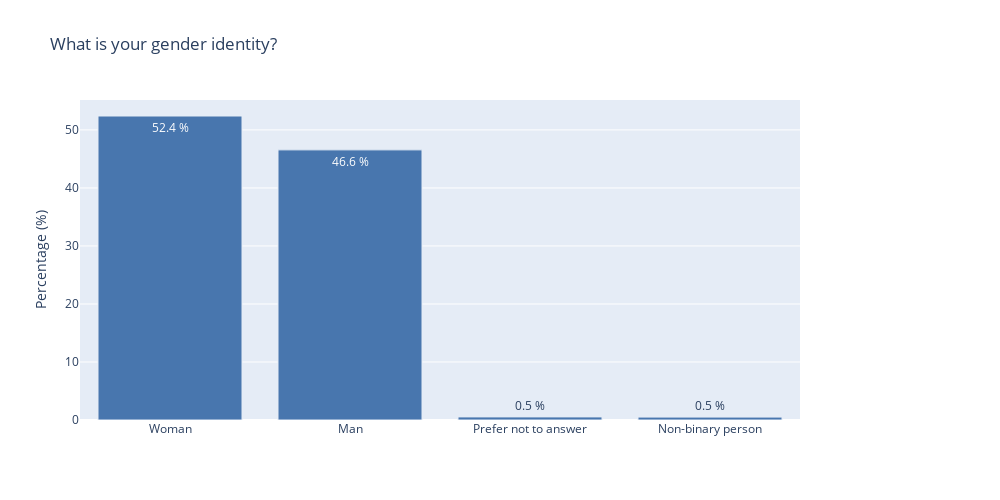
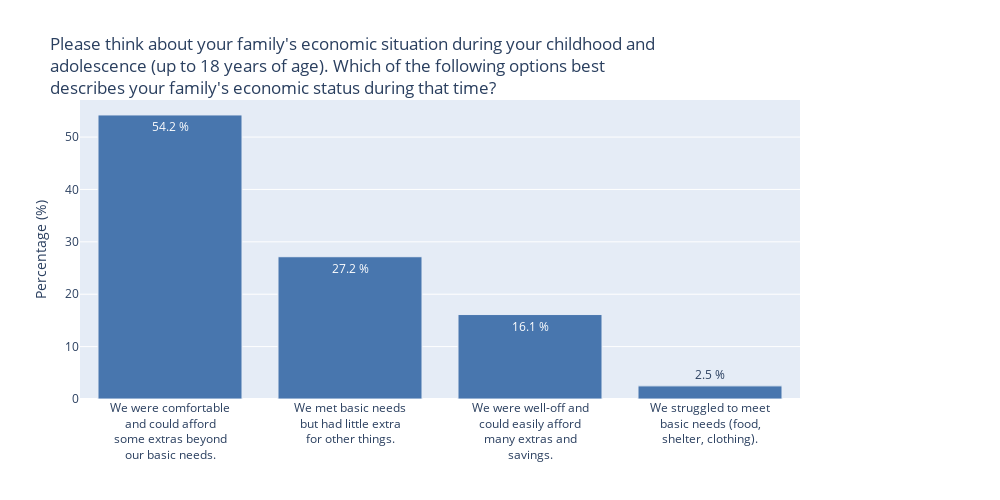
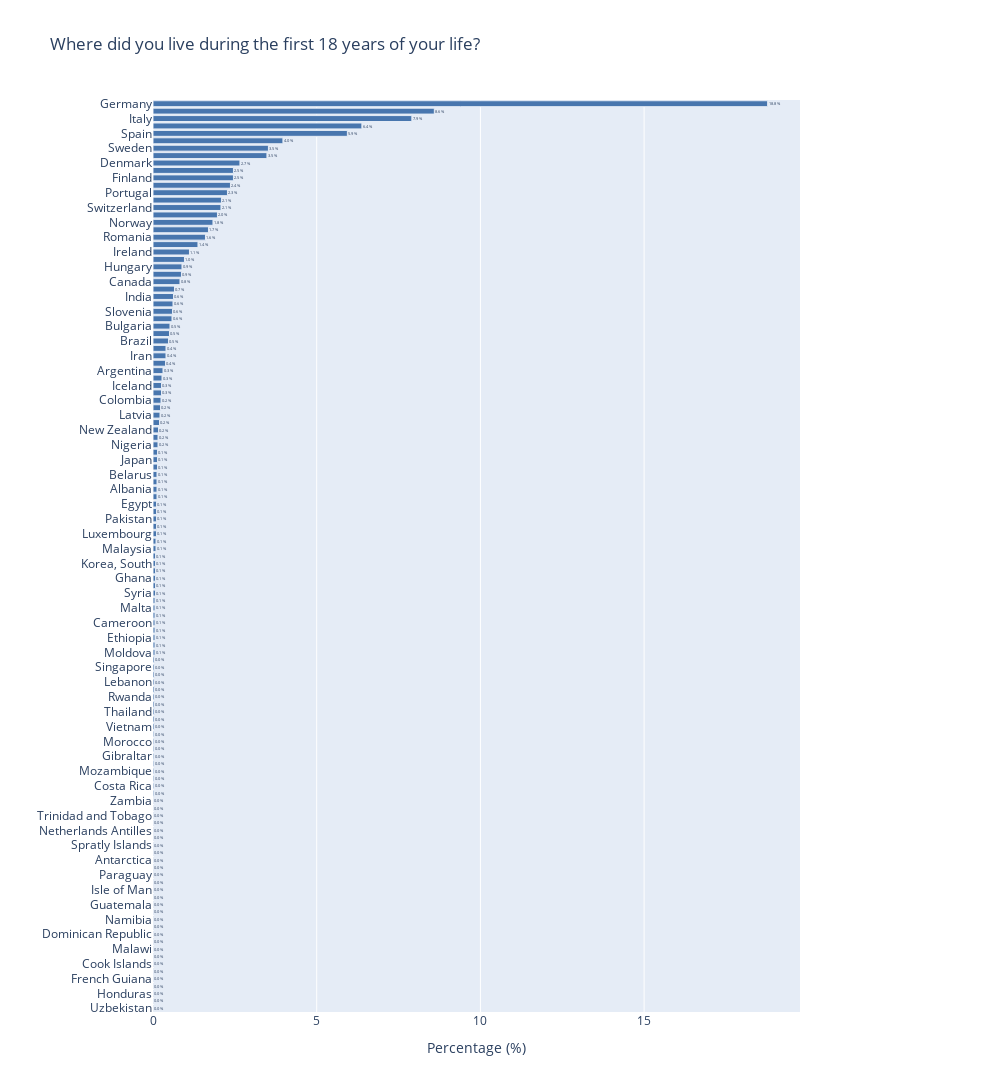

Notebook cell for these charts, in order:
### Code cell
single_choice_question_ids = ["DE2", "DE4", "DE5", "DE6", "DE8", "DE12", "DE17", "DE18", "DE19", "DE20", "DE21", "PL3", "PL5", "PL8", "PL10", "CS2"]
figs = []
for qid in single_choice_question_ids:
    q = SingleChoiceQuestion(qid, df, df_raw)
    fig = q.distribution(display=False)
    figs.append(fig)

for fig in figs:
    if fig is not None:
        fig.show()

### Figure 1 — Plotly figure (JSON) as saved in the notebook; plotly's stock layout.template omitted (floating-point values rounded to 4 significant figures)
{"data": [{"customdata": [3448, 3064, 35, 33], "hovertemplate": "Total responses: %{customdata}<extra></extra>", "legendgroup": "", "marker": {"color": "#4876AE", "line": {"width": 1}, "pattern": {"shape": ""}}, "name": "", "orientation": "v", "showlegend": false, "text": ["52.4 %", "46.6 %", "0.5 %", "0.5 %"], "textposition": "auto", "type": "bar", "x": ["Woman", "Man", "Prefer not to answer", "Non-binary person"], "xaxis": "x", "y": [52.4, 46.57, 0.5319, 0.5015], "yaxis": "y"}], "layout": {"barmode": "relative", "height": 500, "legend": {"tracegroupgap": 0}, "margin": {"r": 200}, "title": {"text": "What is your gender identity?"}, "width": 1000, "xaxis": {"anchor": "y", "categoryarray": ["Woman", "Man", "Prefer not to answer", "Non-binary person"], "categoryorder": "array", "domain": [0, 1], "title": {"text": ""}}, "yaxis": {"anchor": "x", "domain": [0, 1], "title": {"text": "Percentage (%)"}}}}

### Figure 2 — Plotly figure (JSON) as saved in the notebook; plotly's stock layout.template omitted (floating-point values rounded to 4 significant figures)
{"data": [{"customdata": [3548, 1777, 1055, 164], "hovertemplate": "Total responses: %{customdata}<extra></extra>", "legendgroup": "", "marker": {"color": "#4876AE", "line": {"width": 1}, "pattern": {"shape": ""}}, "name": "", "orientation": "v", "showlegend": false, "text": ["54.2 %", "27.2 %", "16.1 %", "2.5 %"], "textposition": "auto", "type": "bar", "x": ["We were comfortable<br>and could afford<br>some extras beyond<br>our basic needs.", "We met basic needs<br>but had little extra<br>for other things.", "We were well-off and<br>could easily afford<br>many extras and<br>savings.", "We struggled to meet<br>basic needs (food,<br>shelter, clothing)."], "xaxis": "x", "y": [54.22, 27.15, 16.12, 2.506], "yaxis": "y"}], "layout": {"barmode": "relative", "height": 500, "legend": {"tracegroupgap": 0}, "margin": {"r": 200}, "title": {"text": "Please think about your family's economic situation during your childhood and<br>adolescence (up to 18 years of age). Which of the following options best<br>describes your family's economic status during that time?"}, "width": 1000, "xaxis": {"anchor": "y", "categoryarray": ["We were comfortable<br>and could afford<br>some extras beyond<br>our basic needs.", "We met basic needs<br>but had little extra<br>for other things.", "We were well-off and<br>could easily afford<br>many extras and<br>savings.", "We struggled to meet<br>basic needs (food,<br>shelter, clothing)."], "categoryorder": "array", "domain": [0, 1], "title": {"text": ""}}, "yaxis": {"anchor": "x", "domain": [0, 1], "title": {"text": "Percentage (%)"}}}}

### Figure 3 — Plotly figure (JSON) as saved in the notebook; plotly's stock layout.template omitted (floating-point values rounded to 4 significant figures)
{"data": [{"customdata": [1230, 563, 518, 418, 389, 260, 231, 228, 174, 161, 161, 155, 149, 137, 136, 129, 120, 111, 105, 90, 73, 63, 58, 57, 54, 43, 41, 40, 39, 38, 34, 33, 31, 26, 26, 25, 20, 18, 17, 17, 16, 15, 14, 13, 11, 10, 10, 9, 9, 9, 8, 8, 8, 8, 7, 7, 7, 7, 7, 6, 6, 5, 5, 5, 5, 5, 5, 4, 4, 4, 4, 4, 4, 4, 4, 3, 3, 3, 3, 3, 3, 3, 3, 3, 3, 2, 2, 2, 2, 2, 2, 2, 2, 2, 1, 1, 1, 1, 1, 1, 1, 1, 1, 1, 1, 1, 1, 1, 1, 1, 1, 1, 1, 1, 1, 1, 1, 1, 1, 1, 1, 1, 1], "hovertemplate": "Total responses: %{customdata}<extra></extra>", "legendgroup": "", "marker": {"color": "#4876AE", "line": {"width": 1}, "pattern": {"shape": ""}}, "name": "", "orientation": "h", "showlegend": false, "text": ["18.8 %", "8.6 %", "7.9 %", "6.4 %", "5.9 %", "4.0 %", "3.5 %", "3.5 %", "2.7 %", "2.5 %", "2.5 %", "2.4 %", "2.3 %", "2.1 %", "2.1 %", "2.0 %", "1.8 %", "1.7 %", "1.6 %", "1.4 %", "1.1 %", "1.0 %", "0.9 %", "0.9 %", "0.8 %", "0.7 %", "0.6 %", "0.6 %", "0.6 %", "0.6 %", "0.5 %", "0.5 %", "0.5 %", "0.4 %", "0.4 %", "0.4 %", "0.3 %", "0.3 %", "0.3 %", "0.3 %", "0.2 %", "0.2 %", "0.2 %", "0.2 %", "0.2 %", "0.2 %", "0.2 %", "0.1 %", "0.1 %", "0.1 %", "0.1 %", "0.1 %", "0.1 %", "0.1 %", "0.1 %", "0.1 %", "0.1 %", "0.1 %", "0.1 %", "0.1 %", "0.1 %", "0.1 %", "0.1 %", "0.1 %", "0.1 %", "0.1 %", "0.1 %", "0.1 %", "0.1 %", "0.1 %", "0.1 %", "0.1 %", "0.1 %", "0.1 %", "0.1 %", "0.0 %", "0.0 %", "0.0 %", "0.0 %", "0.0 %", "0.0 %", "0.0 %", "0.0 %", "0.0 %", "0.0 %", "0.0 %", "0.0 %", "0.0 %", "0.0 %", "0.0 %", "0.0 %", "0.0 %", "0.0 %", "0.0 %", "0.0 %", "0.0 %", "0.0 %", "0.0 %", "0.0 %", "0.0 %", "0.0 %", "0.0 %", "0.0 %", "0.0 %", "0.0 %", "0.0 %", "0.0 %", "0.0 %", "0.0 %", "0.0 %", "0.0 %", "0.0 %", "0.0 %", "0.0 %", "0.0 %", "0.0 %", "0.0 %", "0.0 %", "0.0 %", "0.0 %", "0.0 %", "0.0 %", "0.0 %"], "textposition": "auto", "type": "bar", "x": [18.77, 8.593, 7.906, 6.38, 5.937, 3.968, 3.526, 3.48, 2.656, 2.457, 2.457, 2.366, 2.274, 2.091, 2.076, 1.969, 1.832, 1.694, 1.603, 1.374, 1.114, 0.9615, 0.8852, 0.87, 0.8242, 0.6563, 0.6258, 0.6105, 0.5952, 0.58, 0.5189, 0.5037, 0.4731, 0.3968, 0.3968, 0.3816, 0.3053, 0.2747, 0.2595, 0.2595, 0.2442, 0.2289, 0.2137, 0.1984, 0.1679, 0.1526, 0.1526, 0.1374, 0.1374, 0.1374, 0.1221, 0.1221, 0.1221, 0.1221, 0.1068, 0.1068, 0.1068, 0.1068, 0.1068, 0.09158, 0.09158, 0.07631, 0.07631, 0.07631, 0.07631, 0.07631, 0.07631, 0.06105, 0.06105, 0.06105, 0.06105, 0.06105, 0.06105, 0.06105, 0.06105, 0.04579, 0.04579, 0.04579, 0.04579, 0.04579, 0.04579, 0.04579, 0.04579, 0.04579, 0.04579, 0.03053, 0.03053, 0.03053, 0.03053, 0.03053, 0.03053, 0.03053, 0.03053, 0.03053, 0.01526, 0.01526, 0.01526, 0.01526, 0.01526, 0.01526, 0.01526, 0.01526, 0.01526, 0.01526, 0.01526, 0.01526, 0.01526, 0.01526, 0.01526, 0.01526, 0.01526, 0.01526, 0.01526, 0.01526, 0.01526, 0.01526, 0.01526, 0.01526, 0.01526, 0.01526, 0.01526, 0.01526, 0.01526], "xaxis": "x", "y": ["Germany", "United Kingdom", "Italy", "France", "Spain", "Netherlands", "Sweden", "Poland", "Denmark", "Belgium", "Finland", "United States", "Portugal", "Austria", "Switzerland", "Turkey", "Norway", "Greece", "Romania", "Russia", "Ireland", "Croatia", "Hungary", "Ukraine", "Canada", "Serbia and Montenegro", "India", "Slovakia", "Slovenia", "Australia", "Bulgaria", "China", "Brazil", "Lithuania", "Iran", "Estonia", "Argentina", "Cyprus", "Iceland", "Mexico", "Colombia", "South Africa", "Latvia", "Czech Republic", "New Zealand", "Chile", "Nigeria", "Israel", "Japan", "Macedonia", "Belarus", "Kazakhstan", "Albania", "Ecuador", "Egypt", "Hong Kong", "Pakistan", "Bosnia and Herzegovina", "Luxembourg", "Venezuela", "Malaysia", "Kenya", "Korea, South", "Peru", "Ghana", "Taiwan", "Syria", "Algeria", "Malta", "Cuba", "Cameroon", "Philippines", "Ethiopia", "Zimbabwe", "Moldova", "Bolivia", "Singapore", "Indonesia", "Lebanon", "Armenia", "Rwanda", "Georgia", "Thailand", "Azerbaijan", "Vietnam", "Jordan", "Morocco", "Bangladesh", "Gibraltar", "Congo, Democratic Republic of the", "Mozambique", "Uruguay", "Costa Rica", "Iraq", "Zambia", "Sri Lanka", "Trinidad and Tobago", "Andorra", "Netherlands Antilles", "Mauritius", "Spratly Islands", "Guyana", "Antarctica", "Puerto Rico", "Paraguay", "Tanzania", "Isle of Man", "Djibouti", "Guatemala", "Burkina Faso", "Namibia", "Faroe Islands", "Dominican Republic", "United Arab Emirates", "Malawi", "Reunion", "Cook Islands", "West Bank", "French Guiana", "Guernsey", "Honduras", "Jersey", "Uzbekistan"], "yaxis": "y"}], "layout": {"barmode": "relative", "height": 3690, "legend": {"tracegroupgap": 0}, "margin": {"r": 200}, "title": {"text": "Where did you live during the first 18 years of your life?"}, "width": 1000, "xaxis": {"anchor": "y", "domain": [0, 1], "title": {"text": "Percentage (%)"}}, "yaxis": {"anchor": "x", "categoryarray": ["Uzbekistan", "Jersey", "Honduras", "Guernsey", "French Guiana", "West Bank", "Cook Islands", "Reunion", "Malawi", "United Arab Emirates", "Dominican Republic", "Faroe Islands", "Namibia", "Burkina Faso", "Guatemala", "Djibouti", "Isle of Man", "Tanzania", "Paraguay", "Puerto Rico", "Antarctica", "Guyana", "Spratly Islands", "Mauritius", "Netherlands Antilles", "Andorra", "Trinidad and Tobago", "Sri Lanka", "Zambia", "Iraq", "Costa Rica", "Uruguay", "Mozambique", "Congo, Democratic Republic of the", "Gibraltar", "Bangladesh", "Morocco", "Jordan", "Vietnam", "Azerbaijan", "Thailand", "Georgia", "Rwanda", "Armenia", "Lebanon", "Indonesia", "Singapore", "Bolivia", "Moldova", "Zimbabwe", "Ethiopia", "Philippines", "Cameroon", "Cuba", "Malta", "Algeria", "Syria", "Taiwan", "Ghana", "Peru", "Korea, South", "Kenya", "Malaysia", "Venezuela", "Luxembourg", "Bosnia and Herzegovina", "Pakistan", "Hong Kong", "Egypt", "Ecuador", "Albania", "Kazakhstan", "Belarus", "Macedonia", "Japan", "Israel", "Nigeria", "Chile", "New Zealand", "Czech Republic", "Latvia", "South Africa", "Colombia", "Mexico", "Iceland", "Cyprus", "Argentina", "Estonia", "Iran", "Lithuania", "Brazil", "China", "Bulgaria", "Australia", "Slovenia", "Slovakia", "India", "Serbia and Montenegro", "Canada", "Ukraine", "Hungary", "Croatia", "Ireland", "Russia", "Romania", "Greece", "Norway", "Turkey", "Switzerland", "Austria", "Portugal", "United States", "Finland", "Belgium", "Denmark", "Poland", "Sweden", "Netherlands", "Spain", "France", "Italy", "United Kingdom", "Germany"], "categoryorder": "array", "domain": [0, 1], "title": {"text": ""}}}}
